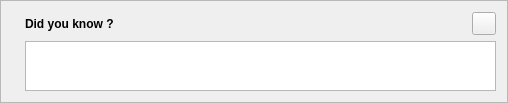
<?xml version="1.0" encoding="UTF-8"?>
<ui version="4.0">
 <class>TooltipFrame</class>
 <widget class="QFrame" name="TooltipFrame">
  <property name="geometry">
   <rect>
    <x>0</x>
    <y>0</y>
    <width>508</width>
    <height>100</height>
   </rect>
  </property>
  <property name="frameShape">
   <enum>QFrame::StyledPanel</enum>
  </property>
  <property name="frameShadow">
   <enum>QFrame::Raised</enum>
  </property>
  <layout class="QGridLayout" name="gridLayout">
   <item row="0" column="1">
    <widget class="QLabel" name="label">
     <property name="font">
      <font>
       <weight>75</weight>
       <bold>true</bold>
      </font>
     </property>
     <property name="text">
      <string>Did you know ?</string>
     </property>
    </widget>
   </item>
   <item row="0" column="2">
    <spacer name="horizontalSpacer_2">
     <property name="orientation">
      <enum>Qt::Horizontal</enum>
     </property>
     <property name="sizeHint" stdset="0">
      <size>
       <width>339</width>
       <height>17</height>
      </size>
     </property>
    </spacer>
   </item>
   <item row="0" column="3">
    <widget class="QToolButton" name="nextButton">
     <property name="icon">
      <iconset>
       <normaloff>:/img/1rightarrow.png</normaloff>:/img/1rightarrow.png</iconset>
     </property>
    </widget>
   </item>
   <item row="1" column="0">
    <widget class="QLabel" name="label_2">
     <property name="sizePolicy">
      <sizepolicy hsizetype="Maximum" vsizetype="Preferred">
       <horstretch>0</horstretch>
       <verstretch>0</verstretch>
      </sizepolicy>
     </property>
     <property name="pixmap">
      <pixmap>:/img/info.png</pixmap>
     </property>
     <property name="alignment">
      <set>Qt::AlignLeading|Qt::AlignLeft|Qt::AlignTop</set>
     </property>
    </widget>
   </item>
   <item row="1" column="1" colspan="3">
    <widget class="QTextBrowser" name="textBrowser">
     <property name="sizePolicy">
      <sizepolicy hsizetype="Expanding" vsizetype="Preferred">
       <horstretch>0</horstretch>
       <verstretch>0</verstretch>
      </sizepolicy>
     </property>
     <property name="maximumSize">
      <size>
       <width>16777215</width>
       <height>50</height>
      </size>
     </property>
    </widget>
   </item>
  </layout>
 </widget>
 <resources/>
 <connections/>
</ui>
